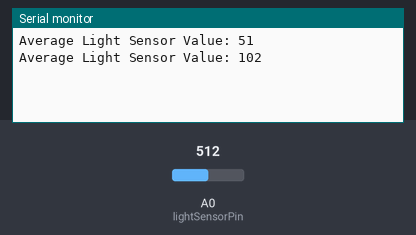
A sketch run on a simulated Arduino Uno, built with avr-gcc and run on an emulated ATmega328P. Parts: the last lines printed to the serial monitor. The test bench sets the inputs (shaded band); at power-on: A0 (lightSensorPin) = 512.

Above: at 1.8 s.
1.9 s: A0 (lightSensorPin) set to 716
At 2.8 s:
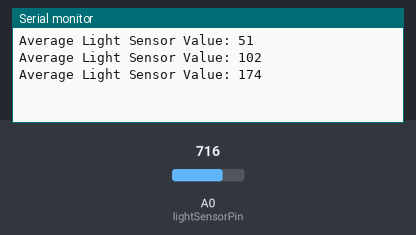
3.4 s: A0 (lightSensorPin) set to 900
At 4.5 s:
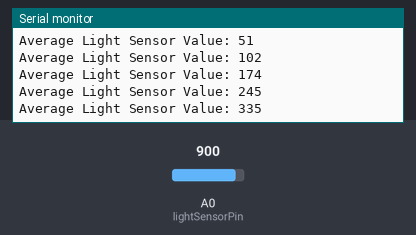
Timing chart, 0 to 6.4 s (numbered marks = the images above; inputs shaded):
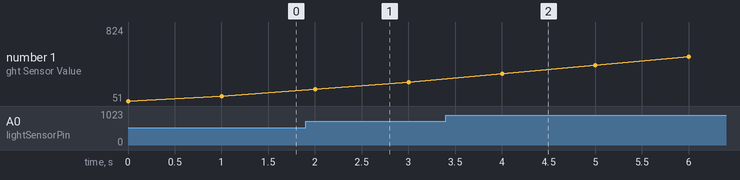

The sketch:

Averaging_Light_Sensors_v1.ino
```cpp
const int lightSensorPin = A0;    // Define the analog pin for the light sensor
const int numReadings = 10;      // Number of readings to take for averaging

int readings[numReadings];
int index = 0;
int total = 0;

void setup() {
  pinMode(lightSensorPin, INPUT);
  Serial.begin(9600);
}

void loop() {
  int sensorValue = analogRead(lightSensorPin);
  total = total - readings[index];
  readings[index] = sensorValue;
  total = total + sensorValue;
  index = (index + 1) % numReadings;
  int average = total / numReadings;
  Serial.println("Average Light Sensor Value: " + String(average));
  delay(1000);
}
```

Measured:
- after the input at 1.9 s, the serial monitor: prints a new line after 0.10 s (image 1)
- after the input at 3.4 s, the serial monitor: prints a new line after 0.60 s (image 2)
- plotted number 1: 102 → 245 after the input at 1.9 s, 245 → 824 after the input at 3.4 s
